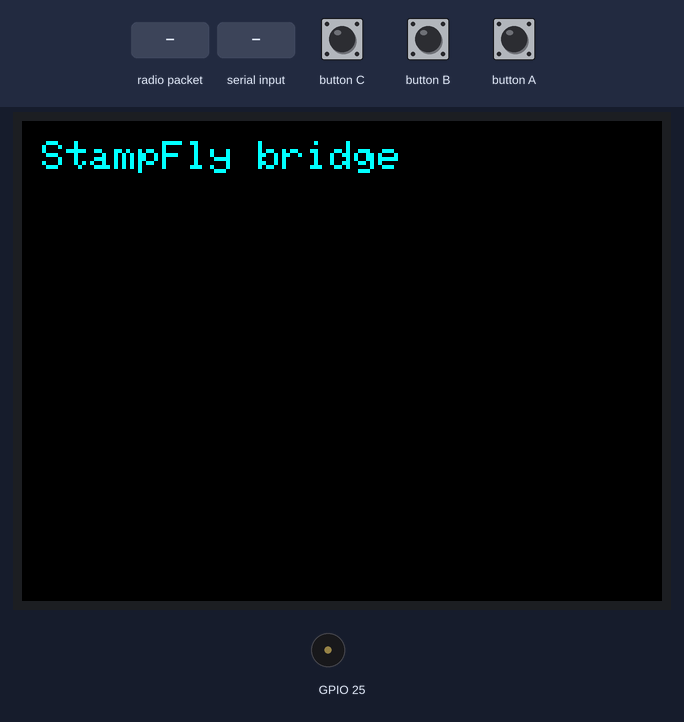
The program below on a simulated ESP32. On the bench: 320×240 colour display, buzzer (waves = sounding). The inputs (shaded band) are chosen by the test bench. What the program prints to the serial monitor is not drawn.

Above: at 1.48 s.
1.5 s: button C pressed for 3.2 s
At 1.78 s:
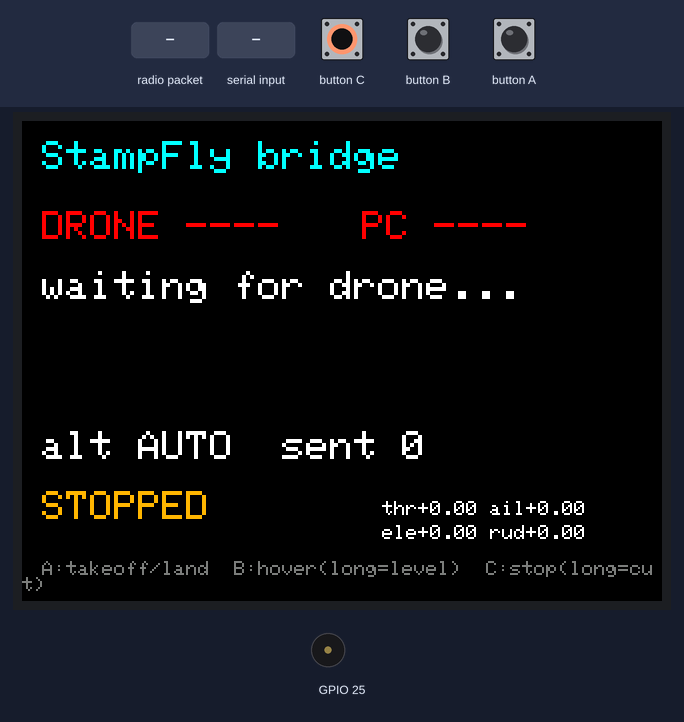
5.3 s: radio packet "C," arrives
At 5.58 s:
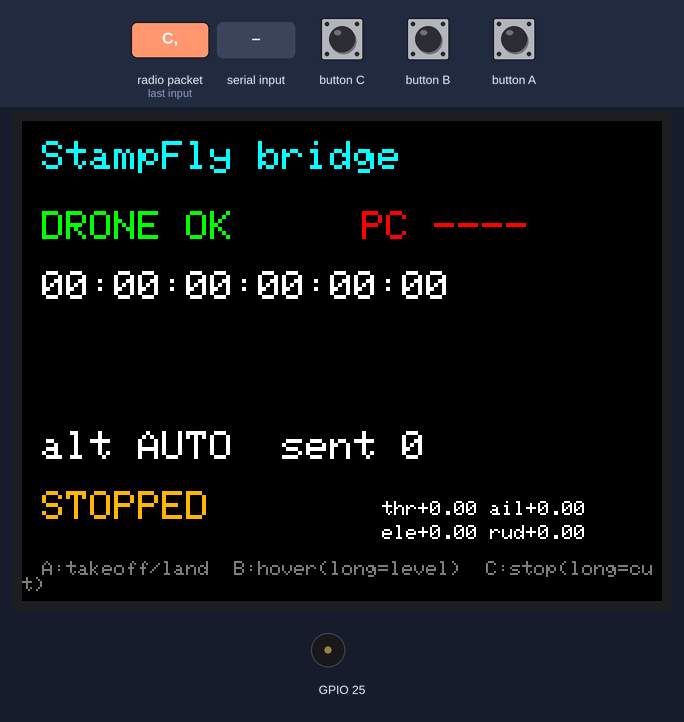
7.3 s: button B pressed for 3.2 s
At 8.38 s:
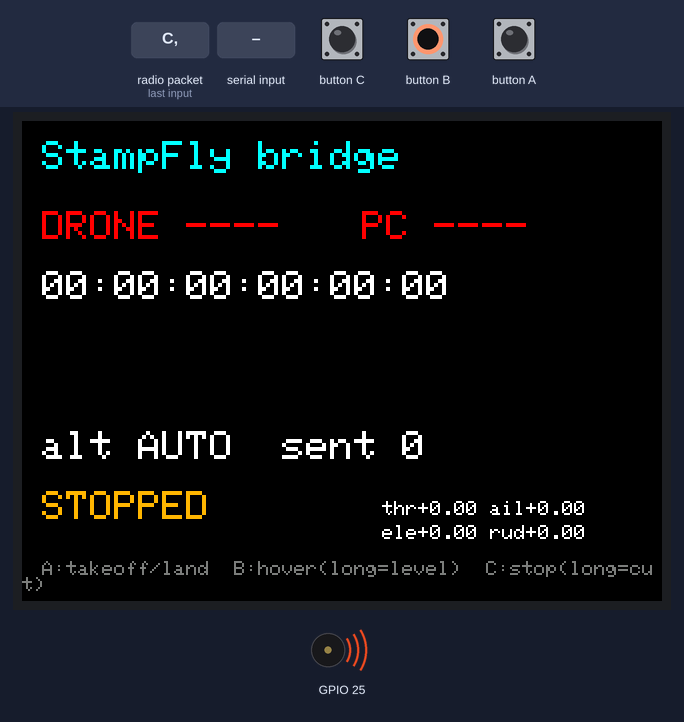
11.1 s: button A pressed for 0.15 s
At 11.38 s:
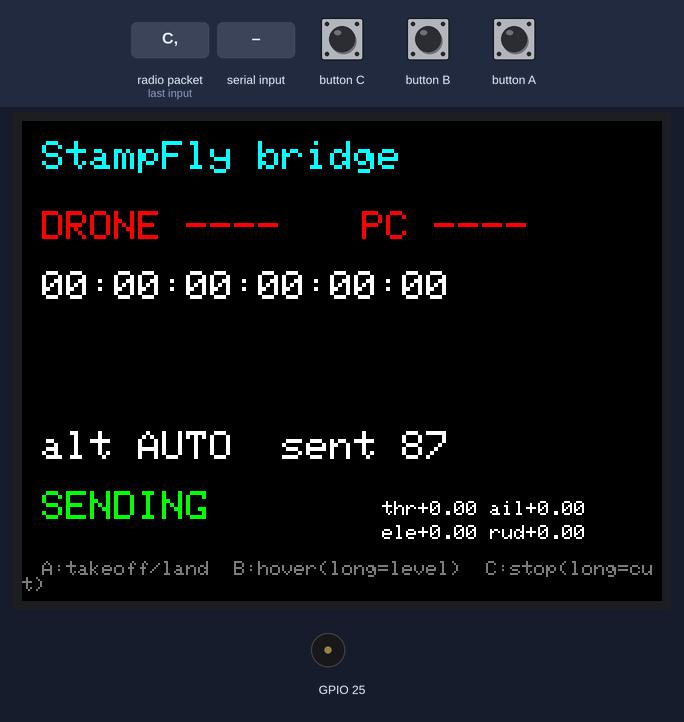
11.8 s: "A,1\n" received over Serial
At 11.98 s:
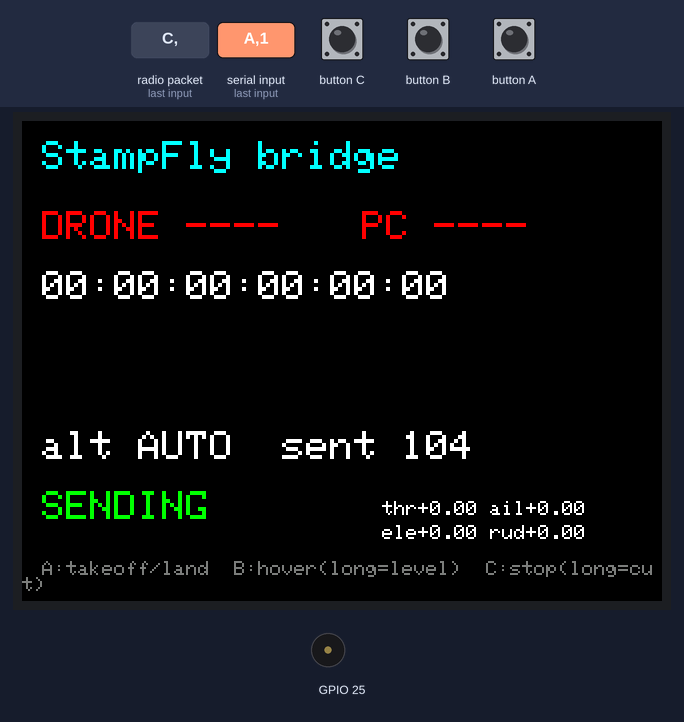
13.4 s: "P,1\n" received over Serial
At 13.59 s:
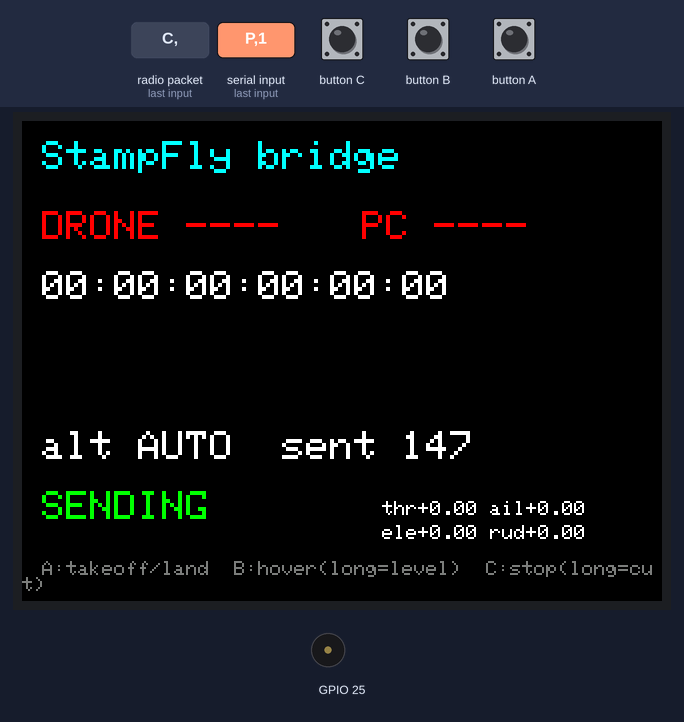
Timing chart, 0 to 16.0 s (numbered marks = the images above; inputs shaded):
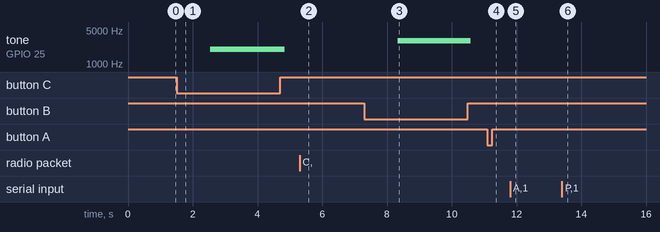

The program:

main.cpp
```cpp
// M5GO を PC と StampFly の中継機にする
//
//   PC ──USBシリアル(115200)──> M5GO ──ESP-NOW(ch3)──> StampFly
//
// StampFly の工場ファームは Atom JoyStick と同じ 25 バイトのパケットを待っている。
// PC から届いた指令をそのパケットに変換して 50Hz で送る。
//
// 安全のしくみ:
//   * PC からの指令が 300ms 途切れたら送信を止める。StampFly は電波が切れると
//     自動着陸するので、PC が固まっても墜落しない。
//   * ボタンC = 送信停止（自動着陸）。長押し = 即時停止（モーターを止める。落ちる）
//   * Atom JoyStick は手動操縦用にそのまま使える（こちらを止めれば手動に戻せる）
//
// PC から送る行（改行区切り、値は float）:
//   C,<throttle>,<aileron>,<elevator>,<rudder>,<arm>,<flip>,<mode>,<altmode>
//     throttle : 自動高度モードでは高さの増減、手動では 0〜1
//     aileron  : 右が正 (-1〜1)
//     elevator : 前が正 (-1〜1)
//     rudder   : 右回りが正 (-1〜1)
//     arm      : 1 で離陸/着陸のトグルを1回送る（押しっぱなしにはしない）
//     flip     : 1 で宙返り
//     mode     : 0=角度制御, 1=角速度制御
//     altmode  : 4=自動高度, 5=手動高度
//   A              : 姿勢の基準をリセットする（機体が待機中のときだけ有効。ブザーが鳴る）
//   P              : 状態を1行返す
//
// M5GO が返す行:
//   S,<pc_ok>,<sent>,<recv>,<state>
//   #BTN,A / #BTN,B / #BTN,C   M5GO のボタンが押されたことを PC に知らせる
//     （キーボードが使えない環境でも PC 側を操作できるようにするため）
//   T,<time>,<roll>,<pitch>,<yaw>,<voltage>,<altitude>,<mode>,<alt_flag>,<front_mm>,<thrust>,<duty_FL>,<duty_RR>
//   R,<roll_ref>,<pitch_ref>  機体が受け取った指令から作った目標角度[deg]。指令の向きの確認用
//     duty_FL は前左、duty_RR は後右のモーター出力（0〜1）。対角の2つだけ機体が送ってくる。
//     右へ倒す指令なら FL が増えて RR が減る。前へ倒す指令なら FL が減って RR が増える。
//     機体からのテレメトリ（約5Hz）。mode は 0=INIT 1=AVERAGE 2=FLIGHT 3=PARKING
//                                       4=LOG 5=AUTO_LANDING 6=FLIP

#include <Arduino.h>
#include <M5Unified.h>
#include <WiFi.h>
#include <esp_now.h>
#include <esp_wifi.h>

#define ESPNOW_CHANNEL 3
#define SEND_HZ        50
#define PC_TIMEOUT_MS  300   // これだけ指令が来なければ送信を止める
#define ARM_PULSE_MS   150   // 離陸/着陸ボタンを押している時間

// StampFly の MAC アドレス。起動時の一斉送信を受け取って自動で埋める
static uint8_t drone_mac[6] = {0};
static bool drone_known     = false;

static float f_throttle = 0, f_aileron = 0, f_elevator = 0, f_rudder = 0;
static uint8_t f_mode = 0;      // 0 = 角度制御
static uint8_t f_altmode = 4;   // 4 = 自動高度
static uint8_t f_flip = 0;

static uint32_t arm_until   = 0;  // この時刻まで arm を 1 にする
static uint32_t ahrs_until  = 0;  // この時刻まで姿勢リセットの信号を出す
static uint32_t last_pc_ms  = 0;
static uint32_t sent_count  = 0;
static uint32_t recv_count  = 0;
static uint32_t last_recv_ms = 0;
static bool transmitting    = true;   // ボタンC で false
static bool manual_mode     = false;  // M5GO のボタンだけで操作している間は true
static String line;

// 機体からのテレメトリ（受信コールバックからはコピーだけして、loop で処理する）
static volatile bool telem_ready = false;
static uint8_t telem_buf[120];
struct Telem {
    float t, roll, pitch, yaw, voltage, altitude, thrust, duty_fl, duty_rr, roll_ref, pitch_ref;
    uint8_t alt_flag, mode;
    uint16_t front_mm;
    bool valid;
} telem = {};

static const char *mode_name(uint8_t m) {
    switch (m) {
        case 0: return "INIT";
        case 1: return "CALIB";
        case 2: return "FLIGHT";
        case 3: return "PARKING";
        case 4: return "LOG";
        case 5: return "LANDING";
        case 6: return "FLIP";
        default: return "?";
    }
}

static float telem_float(const uint8_t *d, int n) {  // n 番目の float（0 始まり）
    float v;
    memcpy(&v, d + 2 + 4 * n, 4);
    return v;
}

static void add_peer(const uint8_t *mac) {
    esp_now_peer_info_t peer = {};
    memcpy(peer.peer_addr, mac, 6);
    peer.channel = ESPNOW_CHANNEL;
    peer.encrypt = false;
    esp_now_del_peer(mac);
    esp_now_add_peer(&peer);
}

// StampFly からの受信。起動時の一斉送信で MAC を、飛行中はテレメトリを受け取る
static void on_recv(const uint8_t *mac, const uint8_t *data, int len) {
    recv_count++;
    last_recv_ms = millis();
    if (!drone_known) {
        memcpy(drone_mac, mac, 6);
        drone_known = true;
        add_peer(drone_mac);
    }
    // 88,88 で始まるのが飛行データ。コピーだけして loop で解釈する
    if (len >= 114 && data[0] == 88 && data[1] == 88 && !telem_ready) {
        memcpy(telem_buf, data, 114);
        telem_ready = true;
    }
}

static void parse_telemetry() {
    telem.t        = telem_float(telem_buf, 0);
    telem.roll     = telem_float(telem_buf, 2);
    telem.pitch    = telem_float(telem_buf, 3);
    telem.yaw      = telem_float(telem_buf, 4);
    telem.voltage  = telem_float(telem_buf, 14);
    telem.altitude = telem_float(telem_buf, 24);
    telem.thrust   = telem_float(telem_buf, 13);
    telem.duty_fl  = telem_float(telem_buf, 20);
    telem.duty_rr  = telem_float(telem_buf, 21);
    telem.roll_ref  = telem_float(telem_buf, 8);
    telem.pitch_ref = telem_float(telem_buf, 9);
    telem.alt_flag = telem_buf[110];
    telem.mode     = telem_buf[111];
    memcpy(&telem.front_mm, telem_buf + 112, 2);
    telem.valid    = true;
    Serial.printf("T,%.2f,%.1f,%.1f,%.1f,%.2f,%.3f,%d,%d,%d,%.3f,%.3f,%.3f\n", telem.t, telem.roll,
                  telem.pitch, telem.yaw, telem.voltage, telem.altitude, telem.mode, telem.alt_flag,
                  telem.front_mm, telem.thrust, telem.duty_fl, telem.duty_rr);
    Serial.printf("R,%.2f,%.2f\n", telem.roll_ref, telem.pitch_ref);
}

static void send_packet() {
    if (!drone_known) return;
    uint8_t d[25] = {0};
    d[0] = drone_mac[3];
    d[1] = drone_mac[4];
    d[2] = drone_mac[5];
    memcpy(&d[3], &f_rudder, 4);
    memcpy(&d[7], &f_throttle, 4);
    memcpy(&d[11], &f_aileron, 4);
    memcpy(&d[15], &f_elevator, 4);
    d[19] = (millis() < arm_until) ? 1 : 0;  // 離陸/着陸のトグル
    d[20] = f_flip;
    d[21] = f_mode;
    d[22] = f_altmode;
    d[23] = (millis() < ahrs_until) ? 1 : 0;  // 姿勢の基準をリセット
    uint8_t sum = 0;
    for (int i = 0; i < 24; i++) sum += d[i];
    d[24] = sum;

    if (esp_now_send(drone_mac, d, sizeof(d)) == ESP_OK) sent_count++;
    f_flip = 0;  // 宙返りは1回だけ
}

static void stop_now() {
    // 最終手段。モーターを止める（飛行中なら落ちる）
    transmitting = false;
    arm_until    = 0;
    f_throttle = f_aileron = f_elevator = f_rudder = 0;
}

static void handle_line(const String &s) {
    if (s.startsWith("C,")) {
        float v[9] = {0};
        int idx = 0;
        int from = 2;
        while (idx < 9 && from < (int)s.length()) {
            int comma = s.indexOf(',', from);
            String tok = (comma < 0) ? s.substring(from) : s.substring(from, comma);
            v[idx++] = tok.toFloat();
            if (comma < 0) break;
            from = comma + 1;
        }
        manual_mode = false;   // PC が指令を送ってきたら PC 優先に戻す
        f_throttle = v[0];
        f_aileron  = v[1];
        f_elevator = v[2];
        f_rudder   = v[3];
        if (v[4] > 0.5f) arm_until = millis() + ARM_PULSE_MS;
        if (v[5] > 0.5f) f_flip = 1;
        f_mode     = (uint8_t)v[6];
        f_altmode  = (uint8_t)(v[7] > 0 ? v[7] : 4);
        last_pc_ms = millis();
        transmitting = true;
    } else if (s.startsWith("A")) {
        ahrs_until = millis() + 300;
        Serial.println("# AHRS reset requested");
    } else if (s.startsWith("P")) {
        Serial.printf("S,%d,%lu,%lu,%s\n", (millis() - last_pc_ms < PC_TIMEOUT_MS) ? 1 : 0,
                      sent_count, recv_count, transmitting ? "TX" : "STOP");
    }
}

static void draw() {
    static uint32_t last = 0;
    if (millis() - last < 200) return;
    last = millis();

    bool pc_ok    = (millis() - last_pc_ms) < PC_TIMEOUT_MS;
    bool drone_ok = drone_known && (millis() - last_recv_ms) < 1000;

    M5.Display.fillRect(0, 40, 320, 200, TFT_BLACK);
    M5.Display.setTextSize(2);
    M5.Display.setCursor(10, 45);
    M5.Display.setTextColor(drone_ok ? TFT_GREEN : TFT_RED, TFT_BLACK);
    M5.Display.printf("DRONE %s", drone_ok ? "OK  " : "----");
    M5.Display.setCursor(170, 45);
    M5.Display.setTextColor(pc_ok ? TFT_GREEN : TFT_RED, TFT_BLACK);
    M5.Display.printf("PC %s", pc_ok ? "OK  " : "----");

    M5.Display.setTextColor(TFT_WHITE, TFT_BLACK);
    M5.Display.setCursor(10, 75);
    if (drone_known) {
        M5.Display.printf("%02X:%02X:%02X:%02X:%02X:%02X", drone_mac[0], drone_mac[1], drone_mac[2],
                          drone_mac[3], drone_mac[4], drone_mac[5]);
    } else {
        M5.Display.print("waiting for drone...");
    }

    M5.Display.setTextSize(1);
    M5.Display.setCursor(180, 190);
    M5.Display.printf("thr%+.2f ail%+.2f\n", f_throttle, f_aileron);
    M5.Display.setCursor(180, 202);
    M5.Display.printf("ele%+.2f rud%+.2f", f_elevator, f_rudder);
    M5.Display.setTextSize(2);
    M5.Display.setCursor(10, 155);
    M5.Display.printf("alt %s  sent %lu", f_altmode == 4 ? "AUTO" : "MAN ", sent_count);

    if (telem.valid) {
        M5.Display.setCursor(10, 105);
        M5.Display.printf("%-7s %.2fV  h%.2fm", mode_name(telem.mode), telem.voltage, telem.altitude);
        M5.Display.setCursor(10, 130);
        M5.Display.printf("R%+5.1f P%+5.1f Y%+6.1f", telem.roll, telem.pitch, telem.yaw);
        M5.Display.setTextSize(1);
        M5.Display.setCursor(180, 214);
        M5.Display.printf("FL%.2f RR%.2f", telem.duty_fl, telem.duty_rr);
        M5.Display.setTextSize(2);
    }

    M5.Display.setCursor(10, 185);
    M5.Display.setTextColor(transmitting ? TFT_GREEN : TFT_ORANGE, TFT_BLACK);
    M5.Display.printf("%s", transmitting ? "SENDING " : "STOPPED ");

    M5.Display.setTextColor(TFT_DARKGREY, TFT_BLACK);
    M5.Display.setTextSize(1);
    M5.Display.setCursor(10, 220);
    M5.Display.print("A:takeoff/land  B:hover(long=level)  C:stop(long=cut)");
}

void setup() {
    auto cfg = M5.config();
    M5.begin(cfg);
    M5.Display.setRotation(1);
    M5.Display.fillScreen(TFT_BLACK);
    M5.Display.setTextColor(TFT_CYAN, TFT_BLACK);
    M5.Display.setTextSize(2);
    M5.Display.setCursor(10, 10);
    M5.Display.print("StampFly bridge");

    Serial.begin(115200);

    WiFi.mode(WIFI_STA);
    WiFi.disconnect();
    esp_wifi_set_channel(ESPNOW_CHANNEL, WIFI_SECOND_CHAN_NONE);
    if (esp_now_init() != ESP_OK) {
        M5.Display.setCursor(10, 60);
        M5.Display.setTextColor(TFT_RED);
        M5.Display.print("ESP-NOW init failed");
        while (true) delay(100);
    }
    esp_now_register_recv_cb(on_recv);

    // StampFly は起動直後に一斉送信で自分の MAC を知らせる。それを受け取るための登録
    uint8_t broadcast[6] = {0xFF, 0xFF, 0xFF, 0xFF, 0xFF, 0xFF};
    add_peer(broadcast);

    Serial.println("# M5GO StampFly bridge ready");
    Serial.printf("# my MAC %s  channel %d\n", WiFi.macAddress().c_str(), ESPNOW_CHANNEL);
}

void loop() {
    M5.update();

    while (Serial.available()) {
        char c = Serial.read();
        if (c == '\n') {
            handle_line(line);
            line = "";
        } else if (c != '\r' && line.length() < 120) {
            line += c;
        }
    }

    if (M5.BtnA.wasPressed()) Serial.println("#BTN,A");
    if (M5.BtnB.wasPressed()) Serial.println("#BTN,B");
    if (M5.BtnC.wasPressed()) Serial.println("#BTN,C");

    if (M5.BtnA.wasPressed()) {          // 離陸 / 着陸
        arm_until    = millis() + ARM_PULSE_MS;
        transmitting = true;
        manual_mode  = true;   // PC が黙っていても送り続ける（ボタンだけで飛ばせる）
    }
    if (M5.BtnB.wasPressed()) {          // その場で止まる（スティックを中立に）
        f_throttle = f_aileron = f_elevator = f_rudder = 0;
    }
    if (M5.BtnB.pressedFor(1000)) {      // 長押し = 姿勢の基準をリセット
        ahrs_until   = millis() + 300;
        transmitting = true;
        manual_mode  = true;
        M5.Speaker.tone(3000, 150);
    }
    if (M5.BtnC.wasPressed()) {          // 送信停止 → 機体は自動着陸
        transmitting = false;
        manual_mode  = false;
    }
    if (M5.BtnC.pressedFor(1000)) {      // 長押し = 即時停止
        stop_now();
        M5.Speaker.tone(2000, 200);
    }

    // PC からの指令が途切れたら送信を止める（機体は自動着陸に入る）。
    // ただし M5GO のボタンで操作しているときは止めない
    if (transmitting && !manual_mode && last_pc_ms != 0 && (millis() - last_pc_ms) > PC_TIMEOUT_MS) {
        transmitting = false;
    }

    if (telem_ready) {
        parse_telemetry();
        telem_ready = false;
    }

    static uint32_t last_send = 0;
    if (transmitting && millis() - last_send >= 1000 / SEND_HZ) {
        last_send = millis();
        send_packet();
    }

    draw();
}
```

Measured:
- after the input at 1.5 s, tone on GPIO 25: silent → 2000 Hz after 1.0 s, → silent 2.3 s later; the display: first differs from a run without the input after 0.23 s (image 1)
- after the input at 5.3 s, the display: first differs from a run without the input after 0.23 s (image 2)
- after the input at 7.3 s, tone on GPIO 25: silent → 3000 Hz after 1.0 s, → silent 2.3 s later
